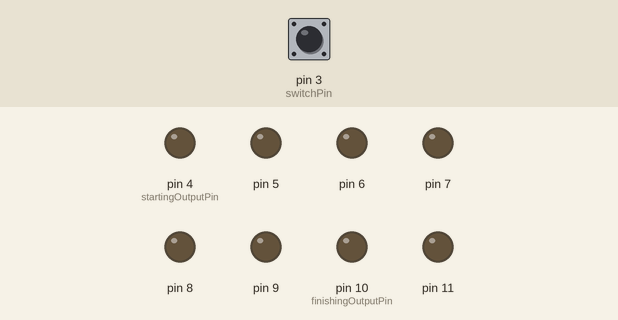
Simulated run of this sketch. Board: Arduino Uno, built with avr-gcc and run on an emulated ATmega328P. Parts: output pins drawn as LEDs (lit = HIGH). Inputs (shaded band) come from the test bench; at power-on: pin 3 (switchPin) LOW. What the sketch prints to the serial monitor is not drawn.

Above: at 1.2 s.
1.3 s: pin 3 (switchPin) pulled HIGH for 0.15 s
At 4.3 s:
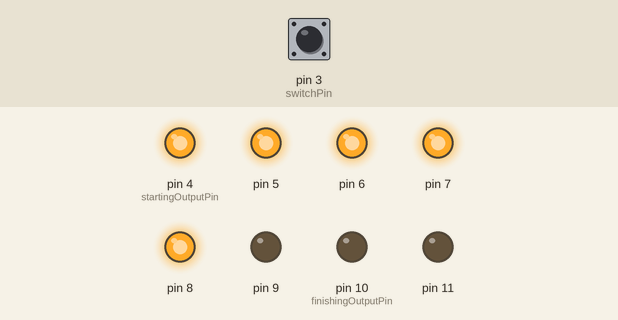
4.4 s: pin 3 (switchPin) pulled HIGH for 1 s
At 5.9 s:
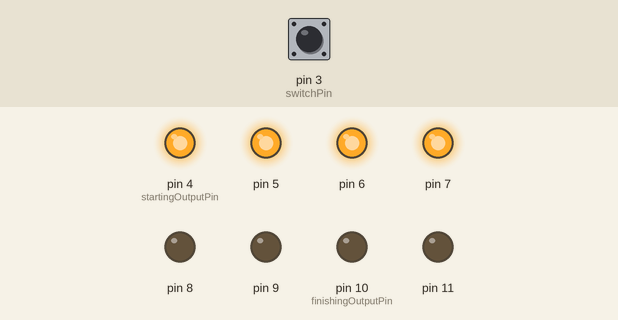
8.4 s: pin 3 (switchPin) pulled HIGH for 0.15 s
At 8.7 s:
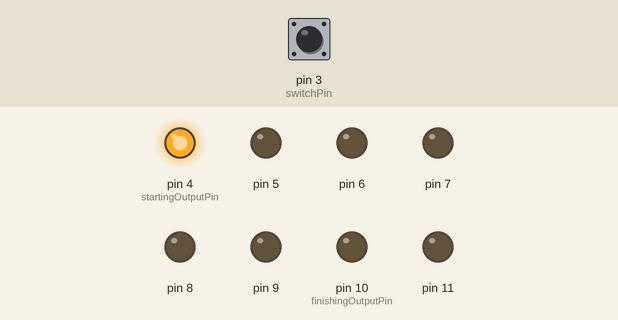
11.5 s: pin 3 (switchPin) pulled HIGH for 3.2 s
At 14.3 s:
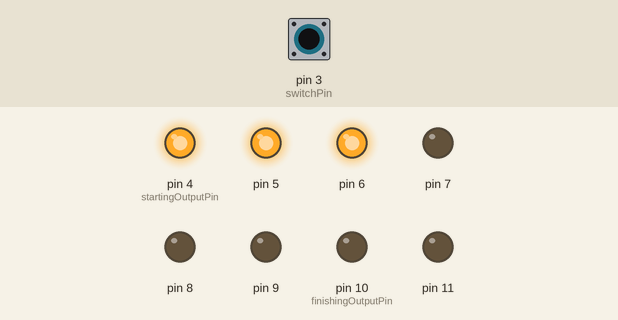
17.1 s: pin 3 (switchPin) pulled HIGH for 0.15 s
At 22.3 s:
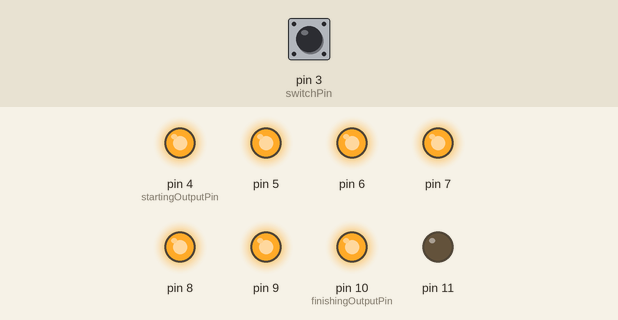
Timing chart, 0 to 23.5 s (numbered marks = the images above; inputs shaded):
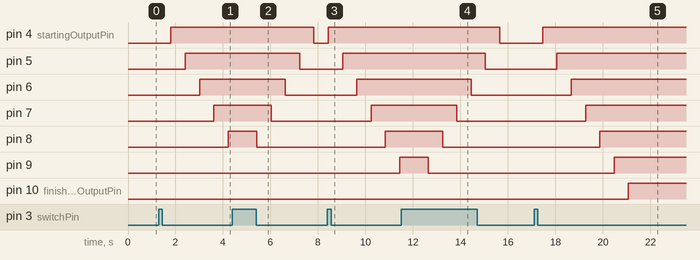

The sketch:

hhkgfhjzf_thcf_ghxfcgh.ino
```cpp
/*
   Nombre: David Prieto
   Fecha: 21/02/2021
   Este programa es una modificación del Reloj digital (proyecto del starter kit)
   Al pulsar el botón comienza a encender los leds. Al volver a pulsarlo, se apagan en el orden inverso de encenderse.
   Al cambiar de pulsación sigue encendiendo o apagando donde lo dejó.
   Ignora el tiempo que se esté puldando.
*/

// constante del pin del botón.
const int switchPin = 3;
const int startingOutputPin = 4; // variable para guardar el primer pin a activar.
const int finishingOutputPin = 10;  //constante para guardar el último pin a activar.

unsigned long previousTime = 0; // store the last time an LED was updated
unsigned long currentTime = 0; // store the current time
int switchState = 0; // the current switch state

bool shouldLightPins = false;
bool isTheButtonBeingPressed = false;

int pinActual = startingOutputPin; // en esta variable guardamos el valor del pin que queremos activar

// 600000 = 10 minutes in milliseconds
long interval = 600; // interval at which to light the next LED

void setup() {
  // utilizamos un bucle for para iniciar los leds
//  for (int x = startingOutputPin; x <= finishingOutputPin; x++) {
//    pinMode(x, OUTPUT);
//  }
  pinMode(3, INPUT);
  pinMode(4, OUTPUT);
  pinMode(5, OUTPUT);
  pinMode(6, OUTPUT);
  pinMode(7, OUTPUT);
  pinMode(8, OUTPUT);
  pinMode(9, OUTPUT);
  pinMode(10, OUTPUT);
  pinMode(11, OUTPUT);
  //


  // Pin del botón como input
  pinMode(switchPin, INPUT);
  // Iniciamos la comunicación con el ordenador por si necesitamos resolver cualquier error.
  Serial.begin(9600);
}

void loop() {
  checkButton();
  if (shouldLightPins) {
    lightPins();
  }
  else {
    turnOffSequence();
  }

}

void lightPins() {
  // Miramos la hora y la guardamos
  currentTime = millis();

  // Comparamos la hora con la "hora anterior" y revisamos si ha pasado tiempo suficiente (interval)
  if (currentTime - previousTime > interval) {
    // Si ya ha pasado el tiempo de intervalo, decimos que la última vez que se activó esto es ahora
    previousTime = currentTime;
    // encendemos el pin que le toca
    digitalWrite(pinActual, HIGH);
    // aumentamos la variable del pin para que luego le toque al siguiente pin
    pinActual++;
    // En caso de que se exceda el límite de los pines, se queda automáticamente en el número +1 para evitar errores y reinicios extraños
    if (pinActual > finishingOutputPin) {
      pinActual = finishingOutputPin;
    }
  }
}

void checkButton() {
  // leemos el botón y lo guardamos en switchtate
  switchState = digitalRead(switchPin);
  Serial.println(switchState);
  if (switchState == HIGH) {
    if (isTheButtonBeingPressed == false) {
      shouldLightPins = !shouldLightPins;
      isTheButtonBeingPressed = true;
    }
  }
  else {
    isTheButtonBeingPressed = false;
  }
}

void turnOffSequence() {
  // Miramos la hora y la guardamos
  currentTime = millis();
  if (currentTime - previousTime > interval) {
    // Si ya ha pasado el tiempo de intervalo, decimos que la última vez que se activó esto es ahora
    previousTime = currentTime;
    // apagamos el pin que le toca
    digitalWrite(pinActual, LOW);
    // disminuimos la variable del pin para que luego le toque al siguiente pin (disminuyendo)
    pinActual--;
    // En caso de que se exceda el límite de los pines, se queda automáticamente en el mínimo
    if (pinActual < startingOutputPin) {
      pinActual = startingOutputPin;
    }
  }
}
```

Measured:
- after the input at 1.3 s, pin 4 (startingOutputPin): LOW → HIGH after 0.51 s; pin 5: LOW → HIGH after 1.1 s; pin 6: LOW → HIGH after 1.7 s; pin 7: LOW → HIGH after 2.3 s; pin 8: LOW → HIGH after 2.9 s
- after the input at 4.4 s, pin 4 (startingOutputPin): HIGH → LOW after 3.4 s; pin 5: HIGH → LOW after 2.8 s; pin 6: HIGH → LOW after 2.2 s; pin 7: HIGH → LOW after 1.6 s; pin 8: HIGH → LOW after 1.0 s
- after the input at 8.4 s, pin 4 (startingOutputPin): LOW → HIGH at once; pin 5: LOW → HIGH after 0.63 s; pin 6: LOW → HIGH after 1.2 s; pin 7: LOW → HIGH after 1.8 s; pin 8: LOW → HIGH after 2.4 s
- after the input at 11.5 s, pin 4 (startingOutputPin): HIGH → LOW after 4.2 s; pin 5: HIGH → LOW after 3.6 s; pin 6: HIGH → LOW after 3.0 s; pin 7: HIGH → LOW after 2.4 s; pin 8: HIGH → LOW after 1.7 s
- after the input at 17.1 s, pin 4 (startingOutputPin): LOW → HIGH after 0.36 s; pin 5: LOW → HIGH after 0.97 s; pin 6: LOW → HIGH after 1.6 s; pin 7: LOW → HIGH after 2.2 s; pin 8: LOW → HIGH after 2.8 s
